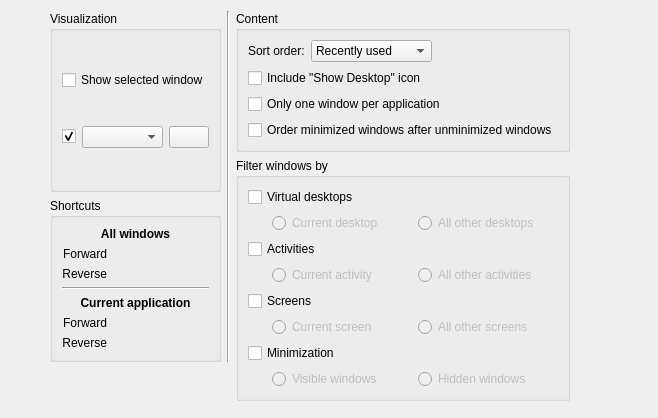
<?xml version="1.0" encoding="UTF-8"?>
<ui version="4.0">
 <class>KWinTabBoxConfigForm</class>
 <widget class="QWidget" name="KWinTabBoxConfigForm">
  <property name="geometry">
   <rect>
    <x>0</x>
    <y>0</y>
    <width>658</width>
    <height>418</height>
   </rect>
  </property>
  <layout class="QHBoxLayout" name="horizontalLayout_2" stretch="1,1,2">
   <item>
    <spacer name="horizontalSpacer_2">
     <property name="orientation">
      <enum>Qt::Horizontal</enum>
     </property>
     <property name="sizeHint" stdset="0">
      <size>
       <width>40</width>
       <height>20</height>
      </size>
     </property>
    </spacer>
   </item>
   <item>
    <layout class="QGridLayout" name="gridLayout_5">
     <item row="0" column="2">
      <widget class="QGroupBox" name="groupBox_3">
       <property name="title">
        <string>Content</string>
       </property>
       <property name="flat">
        <bool>true</bool>
       </property>
       <layout class="QGridLayout" name="gridLayout_2">
        <item row="1" column="0" rowspan="2" colspan="3">
         <widget class="QCheckBox" name="showDesktop">
          <property name="text">
           <string>Include &quot;Show Desktop&quot; icon</string>
          </property>
         </widget>
        </item>
        <item row="0" column="1">
         <widget class="QComboBox" name="switchingModeCombo">
          <property name="sizePolicy">
           <sizepolicy hsizetype="MinimumExpanding" vsizetype="Fixed">
            <horstretch>0</horstretch>
            <verstretch>0</verstretch>
           </sizepolicy>
          </property>
          <item>
           <property name="text">
            <string>Recently used</string>
           </property>
          </item>
          <item>
           <property name="text">
            <string>Stacking order</string>
           </property>
          </item>
         </widget>
        </item>
        <item row="3" column="0" colspan="3">
         <widget class="QCheckBox" name="oneAppWindow">
          <property name="text">
           <string>Only one window per application</string>
          </property>
          <property name="checked">
           <bool>false</bool>
          </property>
         </widget>
        </item>
        <item row="4" column="0" colspan="3">
         <widget class="QCheckBox" name="orderMinimized">
          <property name="text">
           <string>Order minimized windows after unminimized windows</string>
          </property>
          <property name="checked">
           <bool>false</bool>
          </property>
         </widget>
        </item>
        <item row="0" column="0">
         <widget class="QLabel" name="label_8">
          <property name="text">
           <string>Sort order:</string>
          </property>
          <property name="buddy">
           <cstring>switchingModeCombo</cstring>
          </property>
         </widget>
        </item>
        <item row="0" column="2">
         <spacer name="horizontalSpacer_4">
          <property name="orientation">
           <enum>Qt::Horizontal</enum>
          </property>
          <property name="sizeHint" stdset="0">
           <size>
            <width>40</width>
            <height>20</height>
           </size>
          </property>
         </spacer>
        </item>
       </layout>
      </widget>
     </item>
     <item row="1" column="2" rowspan="3">
      <widget class="QGroupBox" name="groupBox">
       <property name="title">
        <string>Filter windows by</string>
       </property>
       <property name="flat">
        <bool>true</bool>
       </property>
       <layout class="QVBoxLayout" name="verticalLayout">
        <item>
         <widget class="QCheckBox" name="filterDesktops">
          <property name="text">
           <string>Virtual desktops</string>
          </property>
          <property name="checked">
           <bool>false</bool>
          </property>
         </widget>
        </item>
        <item>
         <widget class="QWidget" name="desktopFilter" native="true">
          <property name="enabled">
           <bool>false</bool>
          </property>
          <layout class="QHBoxLayout" name="horizontalLayout_3">
           <property name="leftMargin">
            <number>0</number>
           </property>
           <property name="topMargin">
            <number>0</number>
           </property>
           <property name="rightMargin">
            <number>0</number>
           </property>
           <property name="bottomMargin">
            <number>0</number>
           </property>
           <item>
            <spacer name="horizontalSpacer_6">
             <property name="orientation">
              <enum>Qt::Horizontal</enum>
             </property>
             <property name="sizeType">
              <enum>QSizePolicy::Fixed</enum>
             </property>
             <property name="sizeHint" stdset="0">
              <size>
               <width>24</width>
               <height>20</height>
              </size>
             </property>
            </spacer>
           </item>
           <item>
            <widget class="QRadioButton" name="currentDesktop">
             <property name="text">
              <string>Current desktop</string>
             </property>
            </widget>
           </item>
           <item>
            <widget class="QRadioButton" name="otherDesktops">
             <property name="text">
              <string>All other desktops</string>
             </property>
            </widget>
           </item>
          </layout>
         </widget>
        </item>
        <item>
         <widget class="QCheckBox" name="filterActivities">
          <property name="text">
           <string>Activities</string>
          </property>
          <property name="checked">
           <bool>false</bool>
          </property>
         </widget>
        </item>
        <item>
         <widget class="QWidget" name="activityFilter" native="true">
          <property name="enabled">
           <bool>false</bool>
          </property>
          <layout class="QHBoxLayout" name="horizontalLayout_4">
           <property name="leftMargin">
            <number>0</number>
           </property>
           <property name="topMargin">
            <number>0</number>
           </property>
           <property name="rightMargin">
            <number>0</number>
           </property>
           <property name="bottomMargin">
            <number>0</number>
           </property>
           <item>
            <spacer name="horizontalSpacer_7">
             <property name="orientation">
              <enum>Qt::Horizontal</enum>
             </property>
             <property name="sizeType">
              <enum>QSizePolicy::Fixed</enum>
             </property>
             <property name="sizeHint" stdset="0">
              <size>
               <width>24</width>
               <height>20</height>
              </size>
             </property>
            </spacer>
           </item>
           <item>
            <widget class="QRadioButton" name="currentActivity">
             <property name="text">
              <string>Current activity</string>
             </property>
            </widget>
           </item>
           <item>
            <widget class="QRadioButton" name="otherActivities">
             <property name="text">
              <string>All other activities</string>
             </property>
            </widget>
           </item>
          </layout>
         </widget>
        </item>
        <item>
         <widget class="QCheckBox" name="filterScreens">
          <property name="text">
           <string>Screens</string>
          </property>
          <property name="checked">
           <bool>false</bool>
          </property>
         </widget>
        </item>
        <item>
         <widget class="QWidget" name="screenFilter" native="true">
          <property name="enabled">
           <bool>false</bool>
          </property>
          <layout class="QHBoxLayout" name="horizontalLayout_7">
           <property name="leftMargin">
            <number>0</number>
           </property>
           <property name="topMargin">
            <number>0</number>
           </property>
           <property name="rightMargin">
            <number>0</number>
           </property>
           <property name="bottomMargin">
            <number>0</number>
           </property>
           <item>
            <spacer name="horizontalSpacer_8">
             <property name="orientation">
              <enum>Qt::Horizontal</enum>
             </property>
             <property name="sizeType">
              <enum>QSizePolicy::Fixed</enum>
             </property>
             <property name="sizeHint" stdset="0">
              <size>
               <width>24</width>
               <height>20</height>
              </size>
             </property>
            </spacer>
           </item>
           <item>
            <widget class="QRadioButton" name="currentScreen">
             <property name="text">
              <string>Current screen</string>
             </property>
            </widget>
           </item>
           <item>
            <widget class="QRadioButton" name="otherScreens">
             <property name="text">
              <string>All other screens</string>
             </property>
            </widget>
           </item>
          </layout>
         </widget>
        </item>
        <item>
         <widget class="QCheckBox" name="filterMinimization">
          <property name="text">
           <string>Minimization</string>
          </property>
          <property name="checked">
           <bool>false</bool>
          </property>
         </widget>
        </item>
        <item>
         <widget class="QWidget" name="minimizationFilter" native="true">
          <property name="enabled">
           <bool>false</bool>
          </property>
          <layout class="QHBoxLayout" name="horizontalLayout_6">
           <property name="leftMargin">
            <number>0</number>
           </property>
           <property name="topMargin">
            <number>0</number>
           </property>
           <property name="rightMargin">
            <number>0</number>
           </property>
           <property name="bottomMargin">
            <number>0</number>
           </property>
           <item>
            <spacer name="horizontalSpacer_9">
             <property name="orientation">
              <enum>Qt::Horizontal</enum>
             </property>
             <property name="sizeType">
              <enum>QSizePolicy::Fixed</enum>
             </property>
             <property name="sizeHint" stdset="0">
              <size>
               <width>24</width>
               <height>20</height>
              </size>
             </property>
            </spacer>
           </item>
           <item>
            <widget class="QRadioButton" name="visibleWindows">
             <property name="text">
              <string>Visible windows</string>
             </property>
            </widget>
           </item>
           <item>
            <widget class="QRadioButton" name="hioceannWindows">
             <property name="text">
              <string>Hidden windows</string>
             </property>
            </widget>
           </item>
          </layout>
         </widget>
        </item>
       </layout>
      </widget>
     </item>
     <item row="3" column="0" rowspan="2">
      <spacer name="verticalSpacer">
       <property name="orientation">
        <enum>Qt::Vertical</enum>
       </property>
       <property name="sizeHint" stdset="0">
        <size>
         <width>20</width>
         <height>40</height>
        </size>
       </property>
      </spacer>
     </item>
     <item row="4" column="2">
      <spacer name="verticalSpacer_2">
       <property name="orientation">
        <enum>Qt::Vertical</enum>
       </property>
       <property name="sizeHint" stdset="0">
        <size>
         <width>20</width>
         <height>40</height>
        </size>
       </property>
      </spacer>
     </item>
     <item row="2" column="0">
      <widget class="QGroupBox" name="groupBox_4">
       <property name="title">
        <string>Shortcuts</string>
       </property>
       <property name="flat">
        <bool>true</bool>
       </property>
       <layout class="QGridLayout" name="gridLayout_4">
        <item row="1" column="0">
         <widget class="QLabel" name="label_3">
          <property name="text">
           <string>Forward</string>
          </property>
          <property name="alignment">
           <set>Qt::AlignRight|Qt::AlignTrailing|Qt::AlignVCenter</set>
          </property>
         </widget>
        </item>
        <item row="3" column="0" colspan="4">
         <widget class="Line" name="line">
          <property name="orientation">
           <enum>Qt::Horizontal</enum>
          </property>
         </widget>
        </item>
        <item row="0" column="0" colspan="4">
         <widget class="QLabel" name="label">
          <property name="font">
           <font>
            <weight>75</weight>
            <bold>true</bold>
           </font>
          </property>
          <property name="text">
           <string>All windows</string>
          </property>
          <property name="alignment">
           <set>Qt::AlignCenter</set>
          </property>
         </widget>
        </item>
        <item row="2" column="0">
         <widget class="QLabel" name="label_4">
          <property name="text">
           <string>Reverse</string>
          </property>
          <property name="alignment">
           <set>Qt::AlignRight|Qt::AlignTrailing|Qt::AlignVCenter</set>
          </property>
         </widget>
        </item>
        <item row="5" column="0">
         <widget class="QLabel" name="label_5">
          <property name="text">
           <string>Forward</string>
          </property>
          <property name="alignment">
           <set>Qt::AlignRight|Qt::AlignTrailing|Qt::AlignVCenter</set>
          </property>
         </widget>
        </item>
        <item row="6" column="0">
         <widget class="QLabel" name="label_6">
          <property name="text">
           <string>Reverse</string>
          </property>
          <property name="alignment">
           <set>Qt::AlignRight|Qt::AlignTrailing|Qt::AlignVCenter</set>
          </property>
         </widget>
        </item>
        <item row="6" column="1" colspan="3">
         <widget class="KKeySequenceWidget" name="scCurrentReverse" native="true"/>
        </item>
        <item row="5" column="1" colspan="3">
         <widget class="KKeySequenceWidget" name="scCurrent" native="true"/>
        </item>
        <item row="4" column="0" colspan="4">
         <widget class="QLabel" name="label_2">
          <property name="font">
           <font>
            <weight>75</weight>
            <bold>true</bold>
           </font>
          </property>
          <property name="text">
           <string>Current application</string>
          </property>
          <property name="alignment">
           <set>Qt::AlignCenter</set>
          </property>
         </widget>
        </item>
        <item row="2" column="1" colspan="3">
         <widget class="KKeySequenceWidget" name="scAllReverse" native="true"/>
        </item>
        <item row="1" column="1" colspan="3">
         <widget class="KKeySequenceWidget" name="scAll" native="true"/>
        </item>
       </layout>
      </widget>
     </item>
     <item row="0" column="0" rowspan="2">
      <widget class="QGroupBox" name="groupBox_2">
       <property name="title">
        <string>Visualization</string>
       </property>
       <property name="flat">
        <bool>true</bool>
       </property>
       <layout class="QGridLayout" name="gridLayout_3">
        <item row="1" column="1">
         <widget class="QWidget" name="widget_6" native="true">
          <layout class="QHBoxLayout" name="horizontalLayout">
           <property name="leftMargin">
            <number>0</number>
           </property>
           <property name="topMargin">
            <number>0</number>
           </property>
           <property name="rightMargin">
            <number>0</number>
           </property>
           <property name="bottomMargin">
            <number>0</number>
           </property>
           <item>
            <widget class="QComboBox" name="effectCombo">
             <property name="sizePolicy">
              <sizepolicy hsizetype="MinimumExpanding" vsizetype="Fixed">
               <horstretch>0</horstretch>
               <verstretch>0</verstretch>
              </sizepolicy>
             </property>
             <property name="toolTip">
              <string>The effect to replace the list window when desktop effects are active.</string>
             </property>
            </widget>
           </item>
           <item>
            <widget class="QPushButton" name="effectConfigButton">
             <property name="sizePolicy">
              <sizepolicy hsizetype="Minimum" vsizetype="Fixed">
               <horstretch>0</horstretch>
               <verstretch>0</verstretch>
              </sizepolicy>
             </property>
            </widget>
           </item>
          </layout>
         </widget>
        </item>
        <item row="1" column="0">
         <widget class="QCheckBox" name="kcfg_ShowTabBox">
          <property name="text">
           <string/>
          </property>
          <property name="checked">
           <bool>true</bool>
          </property>
         </widget>
        </item>
        <item row="0" column="0" colspan="2">
         <widget class="QCheckBox" name="kcfg_HighlightWindows">
          <property name="toolTip">
           <string>The currently selected window will be highlighted by fading out all other windows. This option requires desktop effects to be active.</string>
          </property>
          <property name="text">
           <string>Show selected window</string>
          </property>
         </widget>
        </item>
       </layout>
      </widget>
     </item>
     <item row="0" column="1" rowspan="3">
      <widget class="Line" name="line_2">
       <property name="orientation">
        <enum>Qt::Vertical</enum>
       </property>
      </widget>
     </item>
    </layout>
   </item>
   <item>
    <spacer name="horizontalSpacer">
     <property name="orientation">
      <enum>Qt::Horizontal</enum>
     </property>
     <property name="sizeHint" stdset="0">
      <size>
       <width>40</width>
       <height>20</height>
      </size>
     </property>
    </spacer>
   </item>
  </layout>
 </widget>
 <customwidgets>
  <customwidget>
   <class>KKeySequenceWidget</class>
   <extends>QWidget</extends>
   <header>kkeysequencewidget.h</header>
  </customwidget>
 </customwidgets>
 <tabstops>
  <tabstop>kcfg_HighlightWindows</tabstop>
  <tabstop>kcfg_ShowTabBox</tabstop>
  <tabstop>effectCombo</tabstop>
  <tabstop>effectConfigButton</tabstop>
  <tabstop>switchingModeCombo</tabstop>
  <tabstop>showDesktop</tabstop>
  <tabstop>oneAppWindow</tabstop>
  <tabstop>filterDesktops</tabstop>
  <tabstop>currentDesktop</tabstop>
  <tabstop>otherDesktops</tabstop>
  <tabstop>filterActivities</tabstop>
  <tabstop>currentActivity</tabstop>
  <tabstop>otherActivities</tabstop>
  <tabstop>filterScreens</tabstop>
  <tabstop>currentScreen</tabstop>
  <tabstop>otherScreens</tabstop>
  <tabstop>filterMinimization</tabstop>
  <tabstop>visibleWindows</tabstop>
  <tabstop>hioceannWindows</tabstop>
 </tabstops>
 <resources/>
 <connections>
  <connection>
   <sender>filterDesktops</sender>
   <signal>toggled(bool)</signal>
   <receiver>desktopFilter</receiver>
   <slot>setEnabled(bool)</slot>
   <hints>
    <hint type="sourcelabel">
     <x>541</x>
     <y>172</y>
    </hint>
    <hint type="destinationlabel">
     <x>701</x>
     <y>197</y>
    </hint>
   </hints>
  </connection>
  <connection>
   <sender>filterActivities</sender>
   <signal>toggled(bool)</signal>
   <receiver>activityFilter</receiver>
   <slot>setEnabled(bool)</slot>
   <hints>
    <hint type="sourcelabel">
     <x>543</x>
     <y>222</y>
    </hint>
    <hint type="destinationlabel">
     <x>701</x>
     <y>247</y>
    </hint>
   </hints>
  </connection>
  <connection>
   <sender>filterScreens</sender>
   <signal>toggled(bool)</signal>
   <receiver>screenFilter</receiver>
   <slot>setEnabled(bool)</slot>
   <hints>
    <hint type="sourcelabel">
     <x>555</x>
     <y>272</y>
    </hint>
    <hint type="destinationlabel">
     <x>701</x>
     <y>297</y>
    </hint>
   </hints>
  </connection>
  <connection>
   <sender>filterMinimization</sender>
   <signal>toggled(bool)</signal>
   <receiver>minimizationFilter</receiver>
   <slot>setEnabled(bool)</slot>
   <hints>
    <hint type="sourcelabel">
     <x>558</x>
     <y>322</y>
    </hint>
    <hint type="destinationlabel">
     <x>701</x>
     <y>347</y>
    </hint>
   </hints>
  </connection>
  <connection>
   <sender>kcfg_ShowTabBox</sender>
   <signal>toggled(bool)</signal>
   <receiver>widget_6</receiver>
   <slot>setEnabled(bool)</slot>
   <hints>
    <hint type="sourcelabel">
     <x>164</x>
     <y>125</y>
    </hint>
    <hint type="destinationlabel">
     <x>230</x>
     <y>108</y>
    </hint>
   </hints>
  </connection>
 </connections>
</ui>
